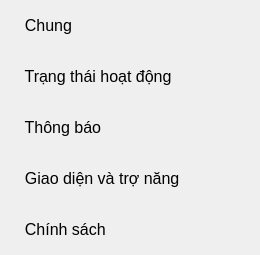
    <widget class="QWidget" name="side_bar_settings" native="true">
     <property name="minimumSize">
      <size>
       <width>260</width>
       <height>0</height>
      </size>
     </property>
     <property name="cursor">
      <cursorShape>PointingHandCursor</cursorShape>
     </property>
     <property name="styleSheet">
      <string notr="true">QPushButton {
	border:none;
	font-size:16px;
	text-align:left;
	padding:16px;
}

QPushButton:hover {
	
	background-color:#f5f5f5;
}
QWidget#side_bar_settings {
	border-right:1px solid #cacaca

}</string>
     </property>
     <layout class="QVBoxLayout" name="verticalLayout_2">
      <property name="spacing">
       <number>0</number>
      </property>
      <property name="leftMargin">
       <number>0</number>
      </property>
      <property name="topMargin">
       <number>0</number>
      </property>
      <property name="rightMargin">
       <number>1</number>
      </property>
      <property name="bottomMargin">
       <number>0</number>
      </property>
      <item>
       <widget class="QPushButton" name="btn_general">
        <property name="text">
         <string>  Chung</string>
        </property>
        <property name="icon">
         <iconset resource="../../resources/resource.qrc">
          <normaloff>:/icon-color/icon-color/settings-48.png</normaloff>:/icon-color/icon-color/settings-48.png</iconset>
        </property>
        <property name="iconSize">
         <size>
          <width>32</width>
          <height>32</height>
         </size>
        </property>
       </widget>
      </item>
      <item>
       <widget class="QPushButton" name="btn_active">
        <property name="text">
         <string>  Trạng thái hoạt động</string>
        </property>
        <property name="icon">
         <iconset resource="../../resources/resource.qrc">
          <normaloff>:/icon-color/icon-color/active-48.png</normaloff>:/icon-color/icon-color/active-48.png</iconset>
        </property>
        <property name="iconSize">
         <size>
          <width>32</width>
          <height>32</height>
         </size>
        </property>
       </widget>
      </item>
      <item>
       <widget class="QPushButton" name="btn_notification">
        <property name="text">
         <string>  Thông báo</string>
        </property>
        <property name="icon">
         <iconset resource="../../resources/resource.qrc">
          <normaloff>:/icon-color/icon-color/notification-48.png</normaloff>:/icon-color/icon-color/notification-48.png</iconset>
        </property>
        <property name="iconSize">
         <size>
          <width>32</width>
          <height>32</height>
         </size>
        </property>
       </widget>
      </item>
      <item>
       <widget class="QPushButton" name="btn_theme">
        <property name="text">
         <string>  Giao diện và trợ năng</string>
        </property>
        <property name="icon">
         <iconset resource="../../resources/resource.qrc">
          <normaloff>:/icon-color/icon-color/themes-48.png</normaloff>:/icon-color/icon-color/themes-48.png</iconset>
        </property>
        <property name="iconSize">
         <size>
          <width>32</width>
          <height>32</height>
         </size>
        </property>
       </widget>
      </item>
      <item alignment="Qt::AlignTop">
       <widget class="QPushButton" name="btn_policy">
        <property name="text">
         <string>  Chính sách</string>
        </property>
        <property name="icon">
         <iconset resource="../../resources/resource.qrc">
          <normaloff>:/icon-color/icon-color/policy-48.png</normaloff>:/icon-color/icon-color/policy-48.png</iconset>
        </property>
        <property name="iconSize">
         <size>
          <width>32</width>
          <height>32</height>
         </size>
        </property>
       </widget>
      </item>
     </layout>
    </widget>
